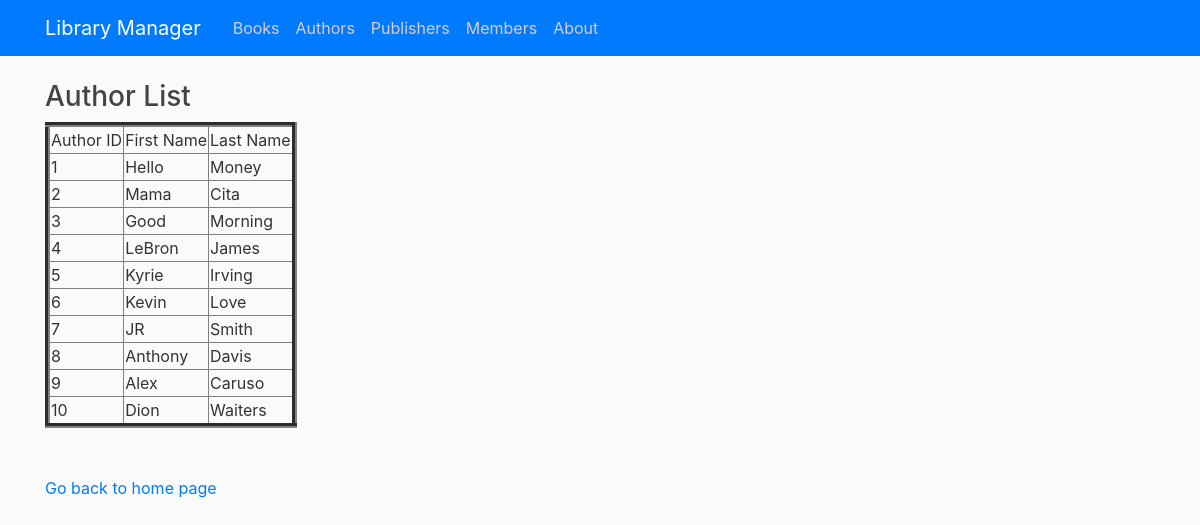
Page /viewauthor on the earlier database version.
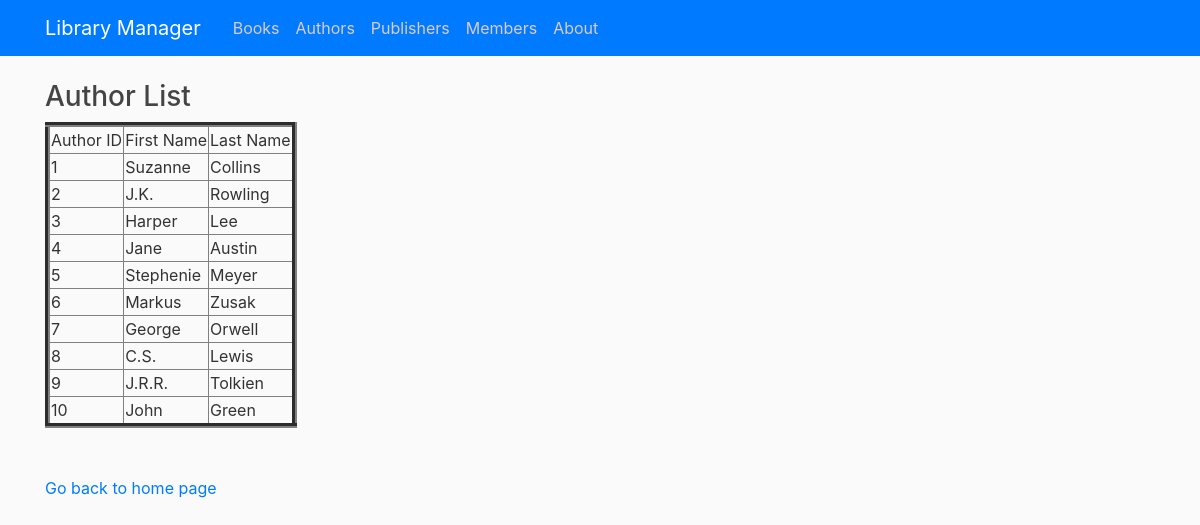
Same page on the later database version.
### tables this page shows
CREATE TABLE Author (authorId INTEGER PRIMARY KEY AUTOINCREMENT, firstName TEXT NOT NULL, lastName TEXT NOT NULL);

### library/routes.py (the view)
@app.route("/viewauthor")
def viewAuthor():
    con = sqlite3.connect("book.db")
    con.row_factory = sqlite3.Row
    cur = con.cursor()
    cur.execute("select * from Author")
    rows = cur.fetchall()
    return render_template("view_authors.html",rows = rows)

### library/templates/view_authors.html (shortened to what this page needs)
{% extends "layout.html" %}
{% block content %}
<!DOCTYPE html>
<html>
<head>
</head>
<body>
    <h3>Author List</h3>
    <table border=5>
        <thead>
            <td>Author ID</td>
            <td>First Name</td>
            <td>Last Name</td>
        </thead>
        {% for row in rows %}
        <tr>
            <td>{{row["authorId"]}}</td>
            <td>{{row["firstName"]}}</td>
            <td>{{row["lastName"]}}</td>
        </tr>
        {% endfor %}
    </table>
    <br><br>
    <a href="/">Go back to home page</a>
</body>
</html>
{% endblock content %}

Differences in the rows shown:
changed Author id 1: firstName "Hello" → "Suzanne"; lastName "Money" → "Collins"
changed Author id 2: firstName "Mama" → "J.K."; lastName "Cita" → "Rowling"
changed Author id 3: firstName "Good" → "Harper"; lastName "Morning" → "Lee"
changed Author id 4: firstName "LeBron" → "Jane"; lastName "James" → "Austin"
changed Author id 5: firstName "Kyrie" → "Stephenie"; lastName "Irving" → "Meyer"
changed Author id 6: firstName "Kevin" → "Markus"; lastName "Love" → "Zusak"
changed Author id 7: firstName "JR" → "George"; lastName "Smith" → "Orwell"
changed Author id 8: firstName "Anthony" → "C.S."; lastName "Davis" → "Lewis"
changed Author id 9: firstName "Alex" → "J.R.R."; lastName "Caruso" → "Tolkien"
changed Author id 10: firstName "Dion" → "John"; lastName "Waiters" → "Green"
